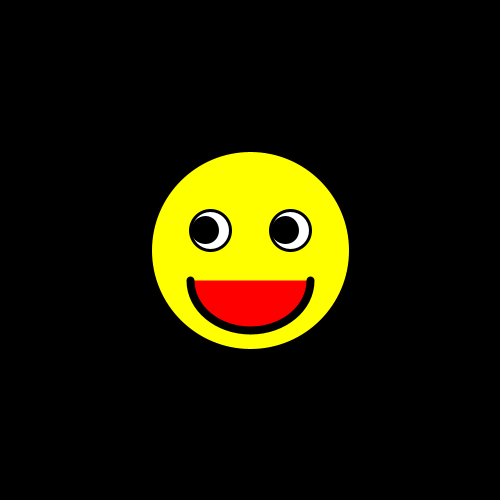
Frame 1 (no input)
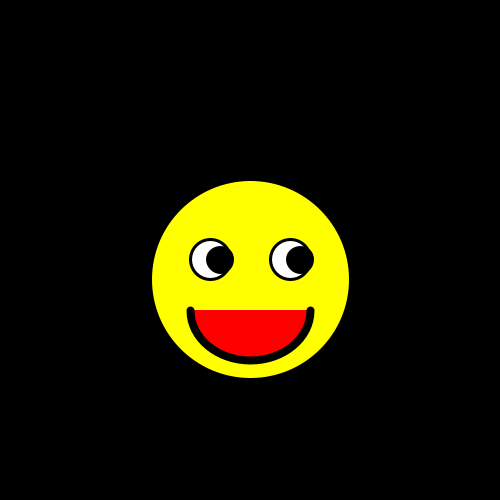
Frame 60 (the mouse pressed at the canvas centre just before this capture)
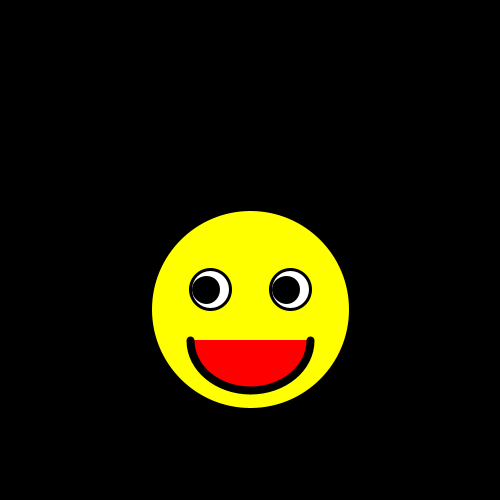
Frame 120 (the mouse held since frame 60 and released just before this capture)

The Processing sketch that drew these frames (run headless with seeded random() and noise(); from frame 60 on, the mouse is pressed at the canvas centre):

// Processing sketch: Face_Moving
// ── Face_Moving.pde
float pupil = 0;
float pupilSpeed = 1;
float face = 0;
float faceSpeed = 0.5;
void setup(){
size(500,500);
}

void draw(){
background(0);

push();
translate(0, face);
face = face + faceSpeed;
fill(255,255,0);
strokeWeight(3);
circle(width/2, height/2, 200);
//face

fill(255);
circle(width/2 - 40, height/2 - 20, 40);
circle(width/2 + 40, height/2 - 20, 40);
//iris
fill(0);

translate(pupil,0);
circle(width/2 - 45, height/2 - 20, 25);
circle(width/2 + 35, height/2 - 20, 25);
//pupil
pop();

pupil = pupil + pupilSpeed;
if(pupil > 15) {
pupilSpeed = -pupilSpeed;
}

if (pupil < -5) {
pupilSpeed = -pupilSpeed;
}
push();
translate(0,face);
strokeWeight(8);
fill(255,0,0);
arc(width/2,height/2 + 30, 120, 100, 
radians(0), radians(180));
//smile
pop();

}
